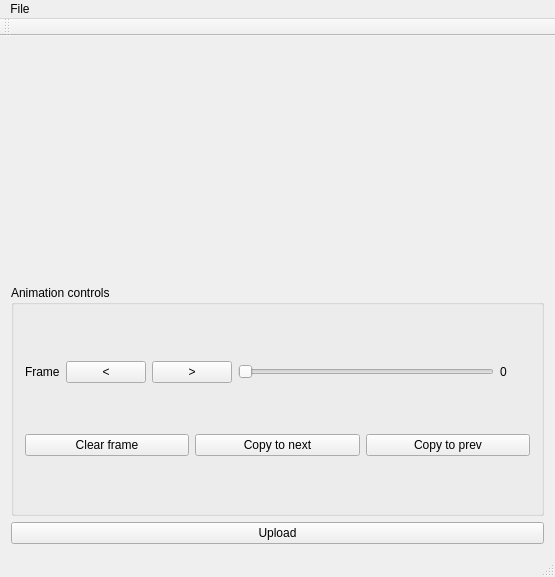
<?xml version="1.0" encoding="UTF-8"?>
<ui version="4.0">
 <class>MainWindow</class>
 <widget class="QMainWindow" name="MainWindow">
  <property name="geometry">
   <rect>
    <x>0</x>
    <y>0</y>
    <width>555</width>
    <height>577</height>
   </rect>
  </property>
  <property name="windowTitle">
   <string>BitPuncher</string>
  </property>
  <widget class="QWidget" name="centralWidget">
   <layout class="QVBoxLayout" name="verticalLayout_2">
    <item>
     <widget class="BitmapCanvas" name="bitmapCanvas" native="true"/>
    </item>
    <item>
     <widget class="QGroupBox" name="groupBox">
      <property name="title">
       <string>Animation controls</string>
      </property>
      <layout class="QVBoxLayout" name="verticalLayout">
       <item>
        <layout class="QHBoxLayout" name="horizontalLayout_2">
         <item>
          <widget class="QLabel" name="label">
           <property name="sizePolicy">
            <sizepolicy hsizetype="Preferred" vsizetype="Fixed">
             <horstretch>0</horstretch>
             <verstretch>0</verstretch>
            </sizepolicy>
           </property>
           <property name="text">
            <string>Frame</string>
           </property>
          </widget>
         </item>
         <item>
          <widget class="QPushButton" name="framePrev">
           <property name="text">
            <string>&lt;</string>
           </property>
          </widget>
         </item>
         <item>
          <widget class="QPushButton" name="frameNext">
           <property name="text">
            <string>&gt;</string>
           </property>
          </widget>
         </item>
         <item>
          <widget class="QSlider" name="frameSlider">
           <property name="sizePolicy">
            <sizepolicy hsizetype="Expanding" vsizetype="Fixed">
             <horstretch>0</horstretch>
             <verstretch>0</verstretch>
            </sizepolicy>
           </property>
           <property name="orientation">
            <enum>Qt::Horizontal</enum>
           </property>
          </widget>
         </item>
         <item>
          <widget class="QLabel" name="currentFrame">
           <property name="sizePolicy">
            <sizepolicy hsizetype="Fixed" vsizetype="Fixed">
             <horstretch>0</horstretch>
             <verstretch>0</verstretch>
            </sizepolicy>
           </property>
           <property name="minimumSize">
            <size>
             <width>30</width>
             <height>0</height>
            </size>
           </property>
           <property name="text">
            <string>0</string>
           </property>
          </widget>
         </item>
        </layout>
       </item>
       <item>
        <layout class="QHBoxLayout" name="horizontalLayout">
         <item>
          <widget class="QPushButton" name="clearFrame">
           <property name="text">
            <string>Clear frame</string>
           </property>
          </widget>
         </item>
         <item>
          <widget class="QPushButton" name="copyToNext">
           <property name="text">
            <string>Copy to next</string>
           </property>
          </widget>
         </item>
         <item>
          <widget class="QPushButton" name="copyToPrev">
           <property name="text">
            <string>Copy to prev</string>
           </property>
          </widget>
         </item>
        </layout>
       </item>
      </layout>
     </widget>
    </item>
    <item>
     <widget class="QPushButton" name="pushButton">
      <property name="text">
       <string>Upload</string>
      </property>
     </widget>
    </item>
   </layout>
  </widget>
  <widget class="QMenuBar" name="menuBar">
   <property name="geometry">
    <rect>
     <x>0</x>
     <y>0</y>
     <width>555</width>
     <height>22</height>
    </rect>
   </property>
   <widget class="QMenu" name="menuFile">
    <property name="title">
     <string>File</string>
    </property>
    <addaction name="actionNew"/>
    <addaction name="actionOpen"/>
    <addaction name="actionSave"/>
    <addaction name="actionSaveAs"/>
    <addaction name="actionImport"/>
    <addaction name="actionExport"/>
   </widget>
   <addaction name="menuFile"/>
  </widget>
  <widget class="QToolBar" name="mainToolBar">
   <attribute name="toolBarArea">
    <enum>TopToolBarArea</enum>
   </attribute>
   <attribute name="toolBarBreak">
    <bool>false</bool>
   </attribute>
  </widget>
  <widget class="QStatusBar" name="statusBar"/>
  <action name="actionNew">
   <property name="text">
    <string>New...</string>
   </property>
   <property name="shortcut">
    <string>Ctrl+N</string>
   </property>
  </action>
  <action name="actionOpen">
   <property name="text">
    <string>Open...</string>
   </property>
   <property name="shortcut">
    <string>Ctrl+O</string>
   </property>
  </action>
  <action name="actionSaveAs">
   <property name="text">
    <string>Save As...</string>
   </property>
   <property name="shortcut">
    <string>Ctrl+Shift+S</string>
   </property>
  </action>
  <action name="actionExport">
   <property name="text">
    <string>Export</string>
   </property>
   <property name="shortcut">
    <string>Ctrl+E</string>
   </property>
  </action>
  <action name="actionSave">
   <property name="text">
    <string>Save</string>
   </property>
   <property name="shortcut">
    <string>Ctrl+S</string>
   </property>
  </action>
  <action name="actionImport">
   <property name="text">
    <string>Import frame...</string>
   </property>
   <property name="shortcut">
    <string>Ctrl+I</string>
   </property>
  </action>
 </widget>
 <layoutdefault spacing="6" margin="11"/>
 <customwidgets>
  <customwidget>
   <class>BitmapCanvas</class>
   <extends>QWidget</extends>
   <header>bitmapcanvas.h</header>
   <container>1</container>
  </customwidget>
 </customwidgets>
 <resources/>
 <connections>
  <connection>
   <sender>frameSlider</sender>
   <signal>valueChanged(int)</signal>
   <receiver>currentFrame</receiver>
   <slot>setNum(int)</slot>
   <hints>
    <hint type="sourcelabel">
     <x>207</x>
     <y>239</y>
    </hint>
    <hint type="destinationlabel">
     <x>498</x>
     <y>242</y>
    </hint>
   </hints>
  </connection>
  <connection>
   <sender>frameSlider</sender>
   <signal>valueChanged(int)</signal>
   <receiver>MainWindow</receiver>
   <slot>onFrameSliderChanged(int)</slot>
   <hints>
    <hint type="sourcelabel">
     <x>216</x>
     <y>239</y>
    </hint>
    <hint type="destinationlabel">
     <x>152</x>
     <y>272</y>
    </hint>
   </hints>
  </connection>
  <connection>
   <sender>actionNew</sender>
   <signal>triggered()</signal>
   <receiver>MainWindow</receiver>
   <slot>onActionNew()</slot>
   <hints>
    <hint type="sourcelabel">
     <x>-1</x>
     <y>-1</y>
    </hint>
    <hint type="destinationlabel">
     <x>173</x>
     <y>159</y>
    </hint>
   </hints>
  </connection>
  <connection>
   <sender>framePrev</sender>
   <signal>clicked()</signal>
   <receiver>MainWindow</receiver>
   <slot>onPrevFrameClicked()</slot>
   <hints>
    <hint type="sourcelabel">
     <x>83</x>
     <y>264</y>
    </hint>
    <hint type="destinationlabel">
     <x>76</x>
     <y>263</y>
    </hint>
   </hints>
  </connection>
  <connection>
   <sender>frameNext</sender>
   <signal>clicked()</signal>
   <receiver>MainWindow</receiver>
   <slot>onNextFrameClicked()</slot>
   <hints>
    <hint type="sourcelabel">
     <x>127</x>
     <y>236</y>
    </hint>
    <hint type="destinationlabel">
     <x>237</x>
     <y>185</y>
    </hint>
   </hints>
  </connection>
  <connection>
   <sender>clearFrame</sender>
   <signal>clicked()</signal>
   <receiver>MainWindow</receiver>
   <slot>onClearCurrentFrame()</slot>
   <hints>
    <hint type="sourcelabel">
     <x>128</x>
     <y>314</y>
    </hint>
    <hint type="destinationlabel">
     <x>80</x>
     <y>357</y>
    </hint>
   </hints>
  </connection>
  <connection>
   <sender>copyToNext</sender>
   <signal>clicked()</signal>
   <receiver>MainWindow</receiver>
   <slot>onCopyToNextFrame()</slot>
   <hints>
    <hint type="sourcelabel">
     <x>284</x>
     <y>319</y>
    </hint>
    <hint type="destinationlabel">
     <x>245</x>
     <y>362</y>
    </hint>
   </hints>
  </connection>
  <connection>
   <sender>copyToPrev</sender>
   <signal>clicked()</signal>
   <receiver>MainWindow</receiver>
   <slot>onCopyToPrevFrame()</slot>
   <hints>
    <hint type="sourcelabel">
     <x>423</x>
     <y>318</y>
    </hint>
    <hint type="destinationlabel">
     <x>408</x>
     <y>356</y>
    </hint>
   </hints>
  </connection>
  <connection>
   <sender>actionOpen</sender>
   <signal>triggered()</signal>
   <receiver>MainWindow</receiver>
   <slot>onActionOpen()</slot>
   <hints>
    <hint type="sourcelabel">
     <x>-1</x>
     <y>-1</y>
    </hint>
    <hint type="destinationlabel">
     <x>277</x>
     <y>193</y>
    </hint>
   </hints>
  </connection>
  <connection>
   <sender>actionSaveAs</sender>
   <signal>triggered()</signal>
   <receiver>MainWindow</receiver>
   <slot>onActionSaveAs()</slot>
   <hints>
    <hint type="sourcelabel">
     <x>-1</x>
     <y>-1</y>
    </hint>
    <hint type="destinationlabel">
     <x>277</x>
     <y>193</y>
    </hint>
   </hints>
  </connection>
  <connection>
   <sender>actionSave</sender>
   <signal>triggered()</signal>
   <receiver>MainWindow</receiver>
   <slot>onActionSave()</slot>
   <hints>
    <hint type="sourcelabel">
     <x>-1</x>
     <y>-1</y>
    </hint>
    <hint type="destinationlabel">
     <x>277</x>
     <y>193</y>
    </hint>
   </hints>
  </connection>
  <connection>
   <sender>actionImport</sender>
   <signal>triggered()</signal>
   <receiver>MainWindow</receiver>
   <slot>onActionImport()</slot>
   <hints>
    <hint type="sourcelabel">
     <x>-1</x>
     <y>-1</y>
    </hint>
    <hint type="destinationlabel">
     <x>277</x>
     <y>193</y>
    </hint>
   </hints>
  </connection>
  <connection>
   <sender>actionExport</sender>
   <signal>triggered()</signal>
   <receiver>MainWindow</receiver>
   <slot>onActionExport()</slot>
   <hints>
    <hint type="sourcelabel">
     <x>-1</x>
     <y>-1</y>
    </hint>
    <hint type="destinationlabel">
     <x>277</x>
     <y>193</y>
    </hint>
   </hints>
  </connection>
 </connections>
 <slots>
  <slot>onFrameSliderChanged(int)</slot>
  <slot>onActionNew()</slot>
  <slot>onActionOpen()</slot>
  <slot>onActionSave()</slot>
  <slot>onActionExport()</slot>
  <slot>onPrevFrameClicked()</slot>
  <slot>onNextFrameClicked()</slot>
  <slot>onClearCurrentFrame()</slot>
  <slot>onCopyToNextFrame()</slot>
  <slot>onCopyToPrevFrame()</slot>
  <slot>onActionSaveAs()</slot>
  <slot>onActionImport()</slot>
 </slots>
</ui>
